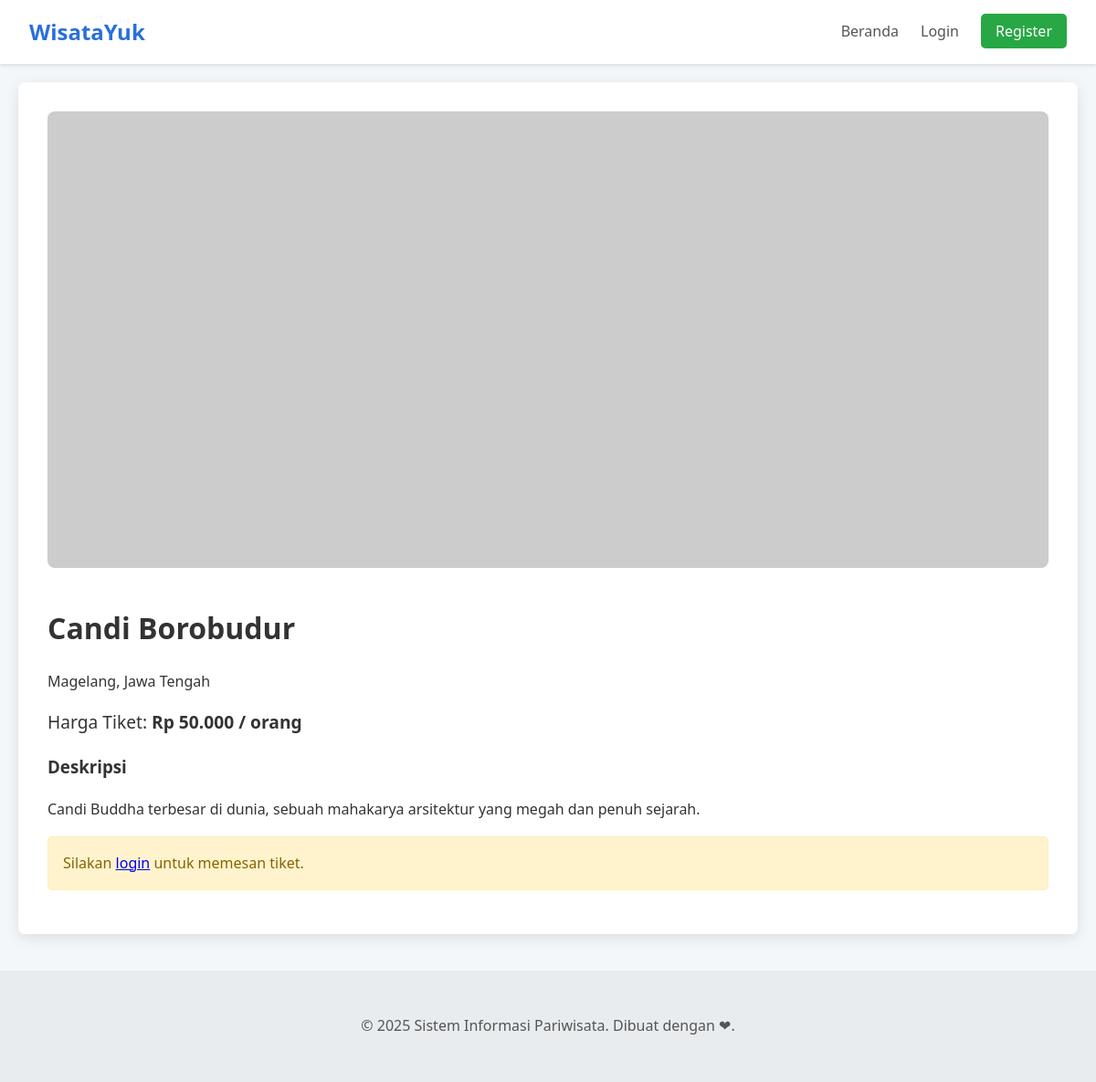
Screenshot of /index.php?page=detail_wisata&id=1 with the database file from the repository.
### tables this page shows
CREATE TABLE `objek_wisata` (
  `id` int(11) NOT NULL,
  `nama_wisata` varchar(100) NOT NULL,
  `deskripsi` text NOT NULL,
  `lokasi` varchar(150) NOT NULL,
  `harga_tiket` decimal(10,2) NOT NULL,
  `gambar_url` varchar(255) DEFAULT 'https://placehold.co/600x400/e2e8f0/e2e8f0?text=Gambar',
  `kuota_harian` int(11) DEFAULT NULL COMMENT 'Kuota tiket per hari, NULL berarti tidak terbatas',
  `jadwal_operasional` text DEFAULT NULL COMMENT 'Menyimpan jadwal dalam format JSON'
);

### pages/detail-wisata.php (the view, shortened to what this page needs)
<?php
$id = $_GET['id'];
$stmt = $conn->prepare("SELECT * FROM objek_wisata WHERE id = ?");
$stmt->bind_param("i", $id);
$stmt->execute();
$result = $stmt->get_result();
if ($result->num_rows > 0) {
    $wisata = $result->fetch_assoc();
} else {
    echo "Objek wisata tidak ditemukan.";
    exit;
}
$gambar_default = htmlspecialchars($wisata['gambar_url']);
$nama = strtolower($wisata['nama_wisata']);
if (strpos($nama, 'borobudur') !== false) {
    $gambar = "https://cpanel-blog.smsperkasa.com/wp-content/uploads/2023/09/Tata-Letak-dan-Bentuk-Candi-Borobudur-1024x683.jpg";
} elseif (strpos($nama, 'parangtritis') !== false) {
    $gambar = "https://upload.wikimedia.org/wikipedia/commons/thumb/c/c0/Parangtritis_Beach_2011_2.JPG/960px-Parangtritis_Beach_2011_2.JPG";
} elseif (strpos($nama, 'bromo') !== false) {
    $gambar = "https://upload.wikimedia.org/wikipedia/commons/thumb/4/44/Mount_Bromo_East_Java.jpg/960px-Mount_Bromo_East_Java.jpg";
} else {
    $gambar = $gambar_default;
}
?>
<div class="detail-container">
    <img src="<?= $gambar ?>" alt="Gambar <?= htmlspecialchars($wisata['nama_wisata']) ?>" class="detail-img" onerror="this.onerror=null;this.src='https://placehold.co/800x500/e2e8f0/e2e8f0?text=Error';">
    <div class="detail-info">
        <h1><?= htmlspecialchars($wisata['nama_wisata']) ?></h1>
        <p class="location"><?= htmlspecialchars($wisata['lokasi']) ?></p>
        <p class="price-detail">Harga Tiket: <strong>Rp <?= number_format($wisata['harga_tiket'], 0, ',', '.') ?> / orang</strong></p>
        <h3>Deskripsi</h3>
        <p><?= nl2br(htmlspecialchars($wisata['deskripsi'])) ?></p>
        <?php if (isset($_SESSION['user_id'])): ?>
            <a href="index.php?page=pesan_tiket&id=<?= $wisata['id'] ?>" class="btn btn-primary">Pesan Tiket Sekarang</a>
        <?php else: ?>
            <p class="notice">Silakan <a href="index.php?page=login">login</a> untuk memesan tiket.</p>
        <?php endif; ?>
    </div>
</div>

### style.css (style rules this page uses)
body { font-family: 'Segoe UI', Tahoma, Geneva, Verdana, sans-serif; margin: 0; background-color: #f4f7f9; color: #333; line-height: 1.6; }
.detail-container { background: #fff; padding: 2rem; border-radius: 8px; box-shadow: 0 4px 15px rgba(0,0,0,0.1); }
.detail-img { width: 100%; height: auto; max-height: 500px; object-fit: cover; border-radius: 8px; margin-bottom: 2rem; }
.detail-info h1 { margin-top: 0; }
.price-detail { font-size: 1.2rem; margin: 1rem 0; }
.notice { background-color: #fff3cd; color: #856404; padding: 1rem; border-radius: 5px; border: 1px solid #ffeeba; }

### rows the page displays
objek_wisata: nama_wisata "Candi Borobudur", lokasi "Magelang, Jawa Tengah", harga_tiket "50.000", deskripsi "Candi Buddha terbesar di dunia, sebuah mahakarya arsitektur yang megah dan penuh sejarah."
